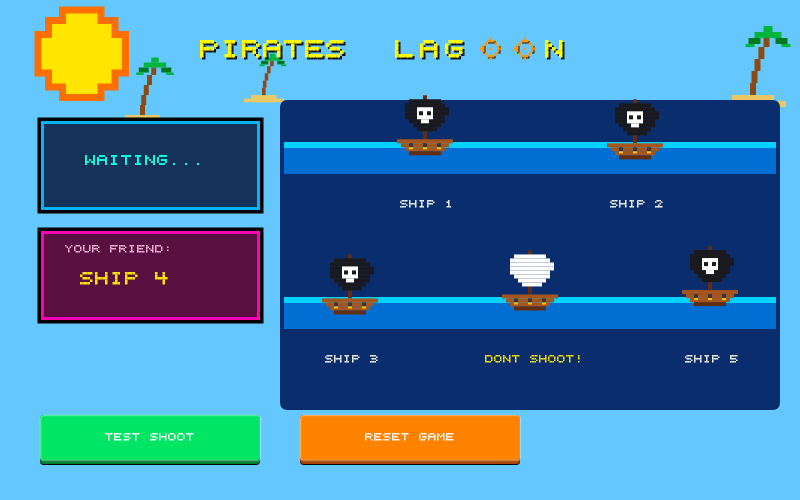
Frame 1 (no input)
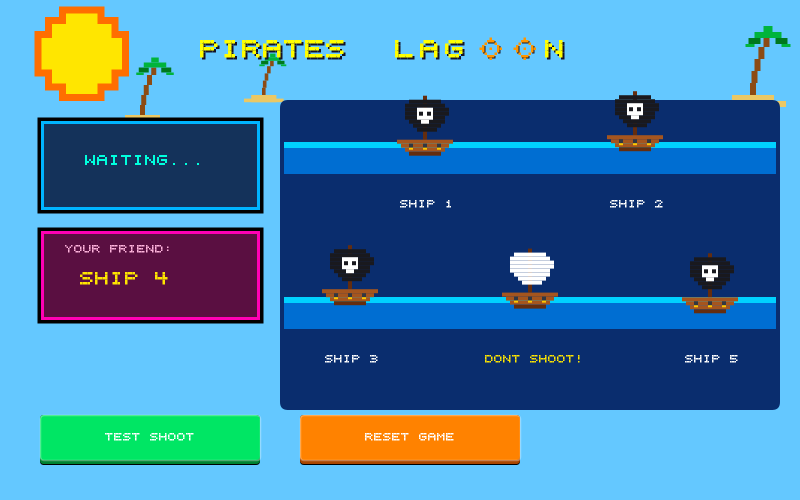
Frame 60 (the mouse pressed at the canvas centre just before this capture)
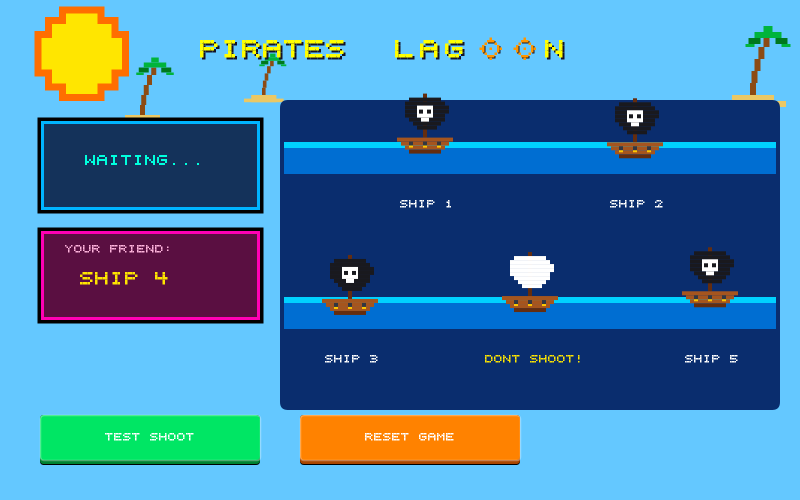
Frame 120 (the mouse held since frame 60 and released just before this capture)

The Processing sketch that drew these frames (run headless with seeded random() and noise(); from frame 60 on, the mouse is pressed at the canvas centre):

// Processing sketch: test
// ── test.pde
boolean shotIsFiring = false;
int firingTimer = 0;
boolean[] shipTargets = new boolean[5]; 
int playerAssignedShip = 0;             
boolean gameOver = false;               

// Animation variable for the floaty wave oscillation loop
float floatAngle = 0;

void setup() {
  size(800, 500);
  pixelDensity(1); // Force crisp blocky pixel alignment
  frameRate(60);
  resetGame();
}

void draw() {
  // 1. LIGHTENED CARTOON SKY BACKGROUND
  background(100, 200, 255); // Friendly, bright sky blue for children
  
  // Update wave animation angle increment
  floatAngle += 0.05;
  
  // 2. RETRO SCENERY (Drawn deep in the backdrop layer)
  drawPixelSun(80, 52);
  
  // Decorative tropical background island palm trees
  drawPixelPalmTree(140, 115, 2.5);
  drawPixelPalmTree(750, 95, 3.0);
  drawPixelPalmTree(262, 95, 1.8);
  
  // 3. CENTERED PIXEL TITLE
  drawPixelTitle();
  
  // 4. DASHBOARD PANELS
  // Shot Status Box
  if (shotIsFiring) {
    drawPixelPanel(40, 120, 220, 90, color(255, 0, 68), color(120, 10, 40));
    drawPixelText("SHOT FIRED!", 65, 155, 2, color(255, 255, 255));
    firingTimer++;
    if (firingTimer > 12) {
      shotIsFiring = false;
      firingTimer = 0;
    }
  } else {
    drawPixelPanel(40, 120, 220, 90, color(0, 180, 255), color(20, 50, 90));
    drawPixelText("WAITING...", 85, 155, 2, color(0, 255, 221));
  }
  
  // Friend Ship Assign Box
  drawPixelPanel(40, 230, 220, 90, color(255, 0, 180), color(90, 15, 65));
  drawPixelText("YOUR FRIEND:", 65, 245, 1.5, color(255, 180, 220));
  drawPixelText("SHIP " + playerAssignedShip, 80, 272, 2.5, color(255, 230, 0));

  // 5. BRIGHT TROPICAL PIXEL OCEAN LAYERS
  drawLayeredPixelOcean(280, 100, 500, 310);

  // 6. TWO-ROW TACTICAL FLEET GRID (Pixel Art Ships)
  for (int i = 0; i < 5; i++) {
    int currentShipNumber = i + 1;
    boolean isPlayerShip = (currentShipNumber == playerAssignedShip);
    
    float xPos, yPos;
    if (i < 2) {
      xPos = 425 + (i * 210);
      yPos = 135;
    } else {
      xPos = 350 + ((i - 2) * 180);
      yPos = 290; 
    }
    
    if (shipTargets[i]) {
      // SUNK STATE: Rigid decoupled falling calculations beneath the bright sea
      draw8BitShip(xPos, yPos, true, isPlayerShip); 
      drawPixelText("SUNK!", (int)xPos - 22, (int)yPos + 65, 1.5, color(255, 40, 40)); 
    } else {
      // INTACT STATE: Smooth floaty tracking
      float currentFloatOffset = sin(floatAngle + i) * 5.0;
      draw8BitShip(xPos, yPos + currentFloatOffset, false, isPlayerShip);
      
      if (isPlayerShip) {
        drawPixelText("DONT SHOOT!", (int)xPos - 45, (int)yPos + 65, 1.5, color(255, 230, 0)); 
      } else {
        drawPixelText("SHIP " + currentShipNumber, (int)xPos - 25, (int)yPos + 65, 1.5, color(255, 255, 255));
      }
    }
  }
  
  // 7. RETRO GAME OVER OVERLAY
  if (gameOver) {
    fill(20, 15, 35, 240);
    rect(280, 110, 490, 290);
    stroke(255, 0, 68);
    strokeWeight(4);
    noFill();
    rect(285, 115, 480, 280);
    
    drawPixelText("GAME OVER!", 405, 195, 3.5, color(255, 0, 68));
    drawPixelText("YOU HIT YOUR FRIEND SHIP", 345, 255, 1.5, color(255, 255, 255));
    drawPixelText("PRESS RESET TO TRY AGAIN", 345, 285, 1.5, color(0, 255, 240));
  }
  
  // 8. CARTOON ARCADE BUTTONS
  if (!gameOver) {
    drawArcadeButton(40, 415, 220, 45, color(0, 230, 100), color(0, 130, 50), "TEST SHOOT");
  } else {
    drawArcadeButton(40, 415, 220, 45, color(100, 105, 115), color(60, 65, 70), "TEST SHOOT");
  }
  
  drawArcadeButton(300, 415, 220, 45, color(255, 130, 0), color(170, 70, 0), "RESET GAME");
}

// Custom Render: Draws authentic pixel text line using hardcoded character matrices
void drawPixelText(String txt, int x, int y, float pixelScale, color c) {
  pushMatrix();
  translate(x, y);
  fill(c);
  noStroke();
  
  for (int i = 0; i < txt.length(); i++) {
    char ch = txt.charAt(i);
    int[][] glyph = getPixelGlyph(ch);
    
    for (int row = 0; row < 5; row++) {
      for (int col = 0; col < 5; col++) {
        if (glyph[row][col] == 1) {
          rect(col * pixelScale, row * pixelScale, pixelScale, pixelScale);
        }
      }
    }
    translate(6 * pixelScale, 0); 
  }
  popMatrix();
}

// Custom Render: Decorative double-bordered UI layout panel
void drawPixelPanel(int x, int y, int w, int h, color border, color bg) {
  fill(0);
  stroke(0);
  strokeWeight(6);
  rect(x, y, w, h); 
  
  fill(bg);
  stroke(border);
  strokeWeight(3);
  rect(x+2, y+2, w-4, h-4); 
}

// Custom Render: High-contrast 3D arcade styling buttons
void drawArcadeButton(int x, int y, int w, int h, color face, color shadow, String label) {
  fill(0);
  rect(x, y, w, h + 5, 4); 
  
  fill(shadow);
  rect(x, y + 4, w, h, 4); 
  
  fill(face);
  stroke(255, 255, 255, 80);
  strokeWeight(1.5);
  rect(x, y, w, h, 4);     
  
  int labelX = x + (w / 2) - (int)((label.length() * 6 * 1.5) / 2);
  int labelY = y + (h / 2) - 4;
  drawPixelText(label, labelX, labelY, 1.5, color(255));
}

// Custom Render: Title layout engine with isolated letters parameters (Pink line removed)
void drawPixelTitle() {
  int startX = width / 2 - 200;
  color titleColor = color(255, 255, 0); // Bright arcade yellow for kids
  color shadowColor = color(20, 20, 40); // Deep contrast drop shadow
  
  // --- WORD 1: PIRATES ---
  drawPixelText("PIRATES", startX + 2, 42, 3.5, shadowColor);
  drawPixelText("PIRATES", startX, 40, 3.5, titleColor);
  
  // --- WORD 2: LAGOON ---
  drawPixelText("L", startX + 197, 42, 3.5, shadowColor);
  drawPixelText("L", startX + 195, 40, 3.5, titleColor);
  drawPixelText("A", startX + 222, 42, 3.5, shadowColor);
  drawPixelText("A", startX + 220, 40, 3.5, titleColor);
  drawPixelText("G", startX + 247, 42, 3.5, shadowColor);
  drawPixelText("G", startX + 245, 40, 3.5, titleColor);
  
  // Dropped wheels down to y=40 to horizontally line up with text baselines
  drawPixelWheel(startX + 282, 40);
  drawPixelWheel(startX + 316, 40);
  
  drawPixelText("N", startX + 347, 42, 3.5, shadowColor);
  drawPixelText("N", startX + 345, 40, 3.5, titleColor);
}

// Custom Render: Detailed pixelated 8-spoke steering wheel
void drawPixelWheel(int x, int y) {
  pushMatrix();
  translate(x, y);
  
  // Wheel Drop Shadow
  fill(20, 20, 40);
  noStroke();
  float p = 2.5;
  rect(2*p+1, 1, 3*p, p); rect(1, 2*p+1, p, 3*p); rect(6*p+1, 2*p+1, p, 3*p); rect(2*p+1, 6*p+1, 3*p, p);
  
  // Wheel Face
  fill(255, 150, 0);
  rect(2*p, 0, 3*p, p); rect(0, 2*p, p, 3*p); rect(6*p, 2*p, p, 3*p); rect(2*p, 6*p, 3*p, p);
  rect(3*p, 3*p, p, p); 
  rect(3*p, -1*p, p, p); rect(3*p, 7*p, p, p); rect(-1*p, 3*p, p, p); rect(7*p, 3*p, p, p);
  rect(1*p, 1*p, p, p); rect(5*p, 1*p, p, p); rect(1*p, 5*p, p, p); rect(5*p, 5*p, p, p);
  popMatrix();
}

// Custom Render: Renders a beautifully defined 8-bit retro sun
void drawPixelSun(int x, int y) {
  pushMatrix();
  translate(x, y);
  noStroke();
  float p = 3.5; 
  
  // Outer Radiant Orange Layer
  fill(255, 110, 0);
  rect(-6*p, -13*p, 13*p, 27*p);
  rect(-13*p, -6*p, 27*p, 13*p);
  rect(-10*p, -10*p, 21*p, 21*p);
  
  // Inner Core Bright Yellow
  fill(255, 230, 0);
  rect(-4*p, -11*p, 9*p, 23*p);
  rect(-11*p, -4*p, 23*p, 9*p);
  rect(-8*p, -8*p, 17*p, 17*p);
  
  popMatrix();
}

// Custom Render: Renders a retro blocky 8-bit palm tree asset signature with island sand base
void drawPixelPalmTree(int x, int y, float p) {
  pushMatrix();
  translate(x, y);
  noStroke();
  
  color sandYellow = color(235, 200, 100);
  color trunkBrown = color(140, 75, 20);
  color leafGreen  = color(0, 180, 60);
  color darkLeaf   = color(0, 120, 30);
  
  // 1. Semi-Circular Sandy Island Mound Base Floor
  fill(sandYellow);
  rect(-6*p, 0, 14*p, 4*p);
  rect(-10*p, 2*p, 22*p, 2*p);
  
  // 2. Notched Curved Trunk Matrix
  fill(trunkBrown);
  rect(0, 0, 2*p, -4*p);
  rect(0.5*p, -4*p, 2*p, -4*p);
  rect(1.5*p, -8*p, 2*p, -4*p);
  rect(2.8*p, -12*p, 2*p, -4*p);
  rect(4.5*p, -16*p, 2*p, -3*p);
  
  // 3. Overhanging Leaf Clusters
  translate(5.5*p, -17*p);
  fill(darkLeaf);
  rect(-6*p, -2*p, 4*p, 2*p);
  rect(3*p, -2*p, 4*p, 2*p);
  
  fill(leafGreen);
  rect(-4*p, -4*p, 9*p, 2*p);
  rect(-1*p, -6*p, 3*p, 2*p);
  rect(-7*p, 0, 3*p, p);
  rect(5*p, 0, 3*p, p);
  
  popMatrix();
}

// Custom Render: Bright, flooded tropical retro ocean box environment
void drawLayeredPixelOcean(int x, int y, int w, int h) {
  noStroke();
  
  color deepAbyss = color(10, 45, 110);   
  color midWater  = color(0, 110, 210);  
  color surfCyan  = color(0, 210, 255);  
  
  // Flood background deep sea container base across target coordinate zone
  fill(deepAbyss);
  rect(x, y, w, h, 8);
  
  // Row 1 Water Block
  fill(midWater);
  rect(x + 4, y + 42, w - 8, 32);
  fill(surfCyan);
  rect(x + 4, y + 42, w - 8, 6); 
  
  // Row 2 Water Block
  fill(midWater);
  rect(x + 4, y + 197, w - 8, 32);
  fill(surfCyan);
  rect(x + 4, y + 197, w - 8, 6); 
}

// Advanced 8-Bit Ship Engine: Splitting hull physics with frame-animated smoke/fire particles
void draw8BitShip(float x, float y, boolean isDestroyed, boolean isPlayerShip) {
  pushMatrix();
  translate(x, y);
  noStroke();
  
  float p = 4.0; 
  
  color woodSkin  = color(165, 85, 30);
  color woodTrim  = color(100, 45, 15);
  color gunMetal  = color(50, 55, 65);
  color neonGold  = color(255, 200, 0);
  color maskBlack = color(25, 25, 30);
  color boneWhite = color(255, 255, 255);

  if (isDestroyed) {
    // Left Hull Half
    pushMatrix();
    translate(-16, 26); 
    rotate(radians(-40));
    fill(woodSkin);
    rect(-6*p, 0, 6*p, 3*p);
    fill(woodTrim);
    rect(-7*p, -p, 7*p, p);
    popMatrix();

    // Right Hull Half
    pushMatrix();
    translate(18, 18); 
    rotate(radians(48));
    fill(woodTrim);
    rect(-0.5*p, -4*p, p, 5*p); 
    fill(woodSkin);
    rect(0, 0, 6*p, 3*p);
    fill(woodTrim);
    rect(0, -p, 7*p, p);
    popMatrix();
    
    // Smoke/Fire Systems
    int frameCheck = frameCount % 30;
    if (frameCheck < 15) {
      fill(255, 50, 0); 
      rect(-2*p, -1*p, 2*p, 2*p);
      rect(1*p, -3*p, p, p);
      fill(255, 230, 0); 
      rect(-1*p, -1*p, p, p);
    } else {
      fill(255, 150, 0); 
      rect(-1*p, -2*p, 3*p, 1.5*p);
      rect(-3*p, 0, p, p);
      fill(255, 255, 255); 
      rect(0, -1*p, p, p);
    }
    
    fill(60, 65, 75, 200); 
    rect(-4*p, -4*p - (frameCheck/3.0), 2*p, 2*p);
    rect(2*p, -7*p - (frameCheck/4.0), 3*p, 2*p);
    rect(0, -10*p - (frameCheck/5.0), 2*p, 2*p);
    
  } else {
    // 1. Center Mast Timber
    fill(woodTrim);
    rect(-0.5*p, -10*p, p, 11*p);
    
    // 2. Curvature Sail Profiles
    if (isPlayerShip) {
      fill(boneWhite); 
    } else {
      fill(maskBlack); 
    }
    rect(-4*p, -9*p, 8*p, p);
    rect(-5*p, -8*p, 10*p, p);
    rect(-5*p, -7*p, 11*p, p);
    rect(-5*p, -6*p, 11*p, p);
    rect(-5*p, -5*p, 10*p, p);
    rect(-4*p, -4*p, 9*p, p);
    rect(-3*p, -3*p, 7*p, p);
    rect(-2*p, -2*p, 5*p, p);
    
    // 3. Pirate Skull Grid Insignia
    if (!isPlayerShip) {
      fill(boneWhite);
      rect(-2*p, -7*p, 4*p, 3*p); 
      rect(-1*p, -4*p, 2*p, p);   
      fill(maskBlack);
      rect(-1.5*p, -6*p, p, p); rect(0.5*p, -6*p, p, p);
    }
    
    // 4. Layered Wooden Boat Hull
    fill(woodSkin);
    rect(-7*p, 1*p, 14*p, p);   
    rect(-6*p, 2*p, 12*p, p);   
    rect(-5*p, 3*p, 10*p, p);   
    fill(woodTrim);
    rect(-4*p, 4*p, 8*p, p);    
    
    // 5. Cannon Ports Shading
    fill(gunMetal);
    rect(-4*p, 2*p, p, p); rect(-0.5*p, 2*p, p, p); rect(3*p, 2*p, p, p);
    fill(neonGold);
    rect(-4*p, 3*p, p, 0.5*p); rect(-0.5*p, 3*p, p, 0.5*p); rect(3*p, 3*p, p, 0.5*p);
  }
  popMatrix();
}

void resetGame() {
  gameOver = false;
  shotIsFiring = false;
  firingTimer = 0;
  playerAssignedShip = int(random(1, 6)); 
  
  for (int i = 0; i < 5; i++) {
    shipTargets[i] = false;
  }
}

void mousePressed() {
  if (!gameOver && mouseX >= 40 && mouseX <= 260 && mouseY >= 415 && mouseY <= 460) {
    shotIsFiring = true;
    firingTimer = 0;
  }
  
  if (mouseX >= 300 && mouseX <= 520 && mouseY >= 415 && mouseY <= 460) {
    resetGame();
  }
  
  if (!gameOver) {
    for (int i = 0; i < 5; i++) {
      float xPos, yPos;
      if (i < 2) {
        xPos = 425 + (i * 210);
        yPos = 135;
      } else {
        xPos = 350 + ((i - 2) * 180);
        yPos = 290; 
      }
      
      if (mouseX >= xPos - 40 && mouseX <= xPos + 40 && mouseY >= yPos - 45 && mouseY <= yPos + 35) {
        shipTargets[i] = true; 
        if ((i + 1) == playerAssignedShip) {
          gameOver = true;
        }
      }
    }
  }
}

// Low-Level Library Font Mapping Matrix
int[][] getPixelGlyph(char c) {
  int[][] g = new int[5][5];
  switch(Character.toUpperCase(c)) {
    case 'P': return new int[][]{{1,1,1,1,0},{1,0,0,0,1},{1,1,1,1,0},{1,0,0,0,0},{1,0,0,0,0}};
    case 'I': return new int[][]{{0,1,1,1,0},{0,0,1,0,0},{0,0,1,0,0},{0,0,1,0,0},{0,1,1,1,0}};
    case 'R': return new int[][]{{1,1,1,1,0},{1,0,0,0,1},{1,1,1,1,0},{1,0,0,1,0},{1,0,0,0,1}};
    case 'A': return new int[][]{{0,1,1,1,0},{1,0,0,0,1},{1,1,1,1,1},{1,0,0,0,1},{1,0,0,0,1}};
    case 'T': return new int[][]{{1,1,1,1,1},{0,0,1,0,0},{0,0,1,0,0},{0,0,1,0,0},{0,0,1,0,0}};
    case 'E': return new int[][]{{1,1,1,1,1},{1,0,0,0,0},{1,1,1,1,0},{1,0,0,0,0},{1,1,1,1,1}};
    case 'S': return new int[][]{{0,1,1,1,1},{1,0,0,0,0},{0,1,1,1,0},{0,0,0,0,1},{1,1,1,1,0}};
    case 'L': return new int[][]{{1,0,0,0,0},{1,0,0,0,0},{1,0,0,0,0},{1,0,0,0,0},{1,1,1,1,1}};
    case 'G': return new int[][]{{0,1,1,1,1},{1,0,0,0,0},{1,0,1,1,1},{1,0,0,0,1},{0,1,1,1,0}};
    case 'N': return new int[][]{{1,0,0,0,1},{1,1,0,0,1},{1,0,1,0,1},{1,0,0,1,1},{1,0,0,0,1}};
    case 'W': return new int[][]{{1,0,0,0,1},{1,0,0,0,1},{1,0,1,0,1},{1,1,0,1,1},{1,0,0,0,1}};
    case 'O': return new int[][]{{0,1,1,1,0},{1,0,0,0,1},{1,0,0,0,1},{1,0,0,0,1},{0,1,1,1,0}};
    case 'H': return new int[][]{{1,0,0,0,1},{1,0,0,0,1},{1,1,1,1,1},{1,0,0,0,1},{1,0,0,0,1}};
    case 'U': return new int[][]{{1,0,0,0,1},{1,0,0,0,1},{1,0,0,0,1},{1,0,0,0,1},{0,1,1,1,0}};
    case 'M': return new int[][]{{1,0,0,0,1},{1,1,0,1,1},{1,0,1,0,1},{1,0,0,0,1},{1,0,0,0,1}};
    case 'V': return new int[][]{{1,0,0,0,1},{1,0,0,0,1},{1,0,0,0,1},{0,1,0,1,0},{0,0,1,0,0}};
    case 'Y': return new int[][]{{1,0,0,0,1},{0,1,0,1,0},{0,0,1,0,0},{0,0,1,0,0},{0,0,1,0,0}};
    case 'D': return new int[][]{{1,1,1,1,0},{1,0,0,0,1},{1,0,0,0,1},{1,0,0,0,1},{1,1,1,1,0}};
    case 'K': return new int[][]{{1,0,0,0,1},{1,0,0,1,0},{1,1,1,0,0},{1,0,0,1,0},{1,0,0,0,1}};
    case 'F': return new int[][]{{1,1,1,1,1},{1,0,0,0,0},{1,1,1,1,0},{1,0,0,0,0},{1,0,0,0,0}};
    case '1': return new int[][]{{0,0,1,0,0},{0,1,1,0,0},{0,0,1,0,0},{0,0,1,0,0},{0,1,1,1,0}};
    case '2': return new int[][]{{0,1,1,1,0},{1,0,0,0,1},{0,0,0,1,0},{0,0,1,0,0},{1,1,1,1,1}};
    case '3': return new int[][]{{1,1,1,1,0},{0,0,0,0,1},{0,1,1,1,0},{0,0,0,0,1},{1,1,1,1,0}};
    case '4': return new int[][]{{1,0,0,1,0},{1,0,0,1,0},{1,1,1,1,1},{0,0,0,1,0},{0,0,0,1,0}};
    case '5': return new int[][]{{1,1,1,1,1},{1,0,0,0,0},{1,1,1,1,0},{0,0,0,0,1},{1,1,1,1,0}};
    case ':': return new int[][]{{0,0,0,0,0},{0,0,1,0,0},{0,0,0,0,0},{0,0,1,0,0},{0,0,0,0,0}};
    case '.': return new int[][]{{0,0,0,0,0},{0,0,0,0,0},{0,0,0,0,0},{0,0,0,0,0},{0,0,1,0,0}};
    case '!': return new int[][]{{0,0,1,0,0},{0,0,1,0,0},{0,0,1,0,0},{0,0,0,0,0},{0,0,1,0,0}};
  }
  return g; 
}
